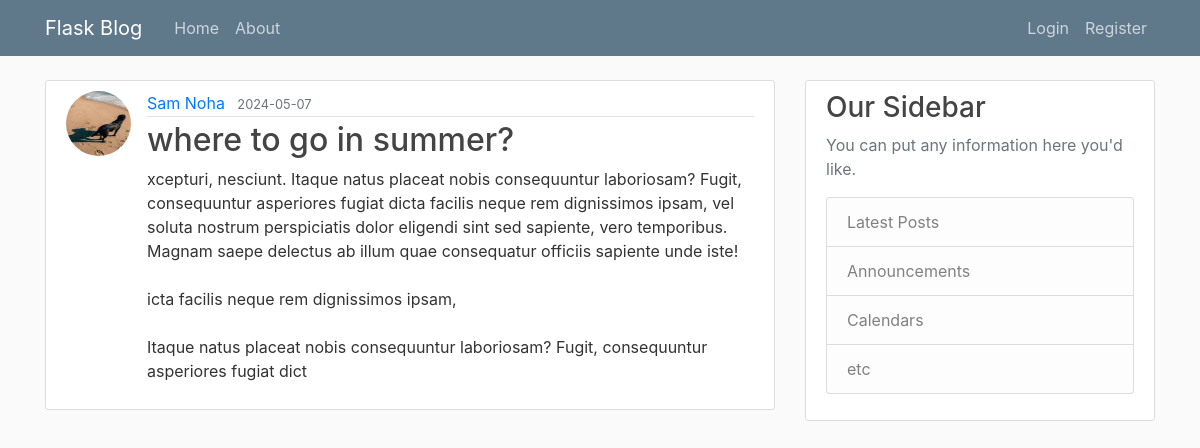
Screenshot of /post/23 with the database file from the repository.
### flaskblog/models.py (models this page shows, shortened)
class User(db.Model, UserMixin):
  id = db.Column(db.Integer, primary_key=True)
  username = db.Column(db.String(20), unique=True, nullable=False)
  email = db.Column(db.String(120), unique=True, nullable=False)
  image_file = db.Column(db.String(20), nullable=False, default='default.jpg')
  password = db.Column(db.String(60), nullable=False)
  posts = db.relationship('Post', backref='author', lazy=True)

class Post(db.Model):
  id = db.Column(db.Integer, primary_key=True)
  title = db.Column(db.String(100), unique=True, nullable=False)
  date_posted = db.Column(db.DateTime, nullable=False, default=datetime.now)
  content = db.Column(db.Text, nullable=False)
  user_id = db.Column(db.Integer, db.ForeignKey('user.id'), nullable=False)

### flaskblog/posts/routes.py (the view)
@posts.route('/post/<int:post_id>')
def post(post_id):
  post = Post.query.get_or_404(post_id)
  return render_template('post.html',title=post.title, post=post)

### flaskblog/templates/post.html (shortened to what this page needs)
{% extends "layout.html" %}
{% block content %}
  <article class="media content-section d-flex">
      <div>
          <img src="{{ url_for('static', filename='profile_pics/' + post.author.image_file) }}" alt=""
              class="rounded-circle article-img">
      </div>
      <div class="media-body w-100">
          <div class="article-metadata">
              <a class="mr-2" href="{{url_for('users.user_posts',username=post.author.username)}}">{{ post.author.username }}</a>
              <small class="text-muted">{{ post.date_posted.strftime('%Y-%m-%d') }}</small>
          </div>
          <h2 class="article-title">{{ post.title }}</a></h2>
          <p class="article-content">{{ post.content }}</p>
      </div>
  </article>
{% endblock content %}

### flaskblog/static/main.css (style rules this page uses)
body { background: #fafafa; color: #333333; margin-top: 5rem; }
h1, h2, h3, h4, h5, h6 { color: #444444; }
.content-section { background: #ffffff; padding: 10px 20px; border: 1px solid #dddddd; border-radius: 3px; margin-bottom: 20px; }
.article-title { color: #444444; }
.article-content { white-space: pre-line; }
.article-img { height: 65px; width: 65px; margin-right: 16px; }
.article-metadata { padding-bottom: 1px; margin-bottom: 4px; border-bottom: 1px solid #e3e3e3 }

### rows the page displays
User: image_file (picture), author.username "Sam Noha"
Post: date_posted "2024-05-07", title "where to go in summer?", content "xcepturi, nesciunt. Itaque natus placeat nobis consequuntur laboriosam? Fugit, consequuntur asperiores fugiat dicta facilis neque rem dignissimos ipsam, vel soluta nostrum perspiciatis dolor eligendi sint sed sapiente, vero temporibus. Magnam saepe delectus ab illum quae consequatur officiis sapiente unde iste! icta facilis neque rem dignissimos ipsam, Itaque natus placeat nobis consequuntur laboriosam? Fugit, consequuntur asperiores fugiat dict"
